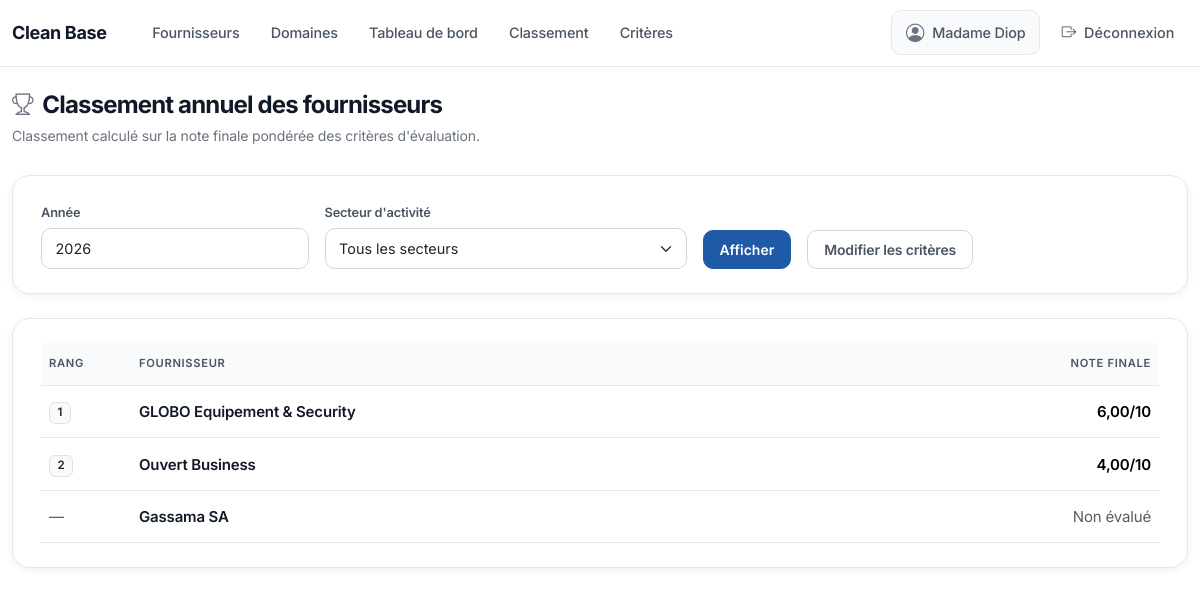
The app's page /evaluations/classement/ (signed in) with its own data.
### fournisseurs/models.py (models this page shows, shortened)
class Fournisseur(models.Model):
    class Statut(models.TextChoices):
        EN_ATTENTE = "en_attente", "En attente"
        VALIDE = "valide", "Validé"
        REFUSE = "refuse", "Refusé"
    raison_sociale = models.CharField(max_length=255, db_index=True)
    domaines = models.ManyToManyField(DomaineActivite, related_name="fournisseurs", blank=True)
    created_by = models.ForeignKey(
        "auth.User",
        null=True,
        blank=True,
        on_delete=models.SET_NULL,
        related_name="fournisseurs_crees",
    )
    contact = models.CharField(max_length=255, blank=True)
    fonction = models.CharField(max_length=255, blank=True)
    telephone = models.CharField(max_length=50, blank=True)
    adresse = models.TextField(blank=True)
    email = models.CharField(max_length=254, blank=True, db_index=True)
    modalites_paiement = models.CharField(max_length=255, blank=True)
    ninea = models.CharField(max_length=100, blank=True)
    rc = models.CharField(max_length=100, blank=True)
    demande_agrement = models.FileField(upload_to="agrements/", blank=True, null=True)
    statut = models.CharField(max_length=20, choices=Statut.choices, default=Statut.EN_ATTENTE, db_index=True)
    date_creation = models.DateTimeField(auto_now_add=True)
    class Meta:
        verbose_name = "Fournisseur"
        verbose_name_plural = "Fournisseurs"
        ordering = ["-date_creation"]
        indexes = [
            models.Index(fields=["raison_sociale"]),
            models.Index(fields=["statut"]),
            models.Index(fields=["email"]),
        ]

### fournisseurs/views.py (the view)
class FournisseurClassementView(LoginRequiredMixin, TemplateView):
    template_name = "fournisseurs/fournisseurs_classement.html"
    def get_context_data(self, **kwargs):
        from datetime import date
        context = super().get_context_data(**kwargs)
        selected_year = self.request.GET.get("annee")
        selected_domaine = (self.request.GET.get("domaine") or "").strip()
        current_year = date.today().year
        try:
            annee = int(selected_year) if selected_year else current_year
        except ValueError:
            annee = current_year
        weighted_expr = ExpressionWrapper(
            F("evaluations_annuelles__lignes__note")
            * F("evaluations_annuelles__lignes__critere__coefficient"),
            output_field=FloatField(),
        )
        coeff_expr = F("evaluations_annuelles__lignes__critere__coefficient")
        fournisseurs_qs = Fournisseur.objects.all()
        if selected_domaine:
            fournisseurs_qs = fournisseurs_qs.filter(domaines__id=selected_domaine)
        classement_qs = (
            fournisseurs_qs
            .annotate(
                total_pondere=Sum(weighted_expr, filter=Q(evaluations_annuelles__annee=annee)),
                total_coeff=Sum(coeff_expr, filter=Q(evaluations_annuelles__annee=annee)),
            )
            .annotate(
                note_finale=Case(
                    When(
                        total_coeff__gt=0,
                        then=ExpressionWrapper(
                            F("total_pondere") / F("total_coeff"), output_field=FloatField()
                        ),
                    ),
                    default=Value(0.0),
                    output_field=FloatField(),
                ),
                has_evaluation=Case(
                    When(total_coeff__gt=0, then=Value(1)),
                    default=Value(0),
                    output_field=IntegerField(),
                ),
            )
            .order_by("-has_evaluation", "-note_finale", "raison_sociale")
            .distinct()
        )
        classement = []
        rank = 0
        for fournisseur in classement_qs:
            if fournisseur.has_evaluation:
                rank += 1
            classement.append({"rang": rank if fournisseur.has_evaluation else "—", "item": fournisseur})
        context["annee"] = annee
        context["domaine_id"] = selected_domaine
        context["domaines"] = DomaineActivite.objects.all().order_by("nom")
        context["classement"] = classement
        context["has_data"] = any(row["item"].has_evaluation for row in classement)
        return context

### fournisseurs/templates/fournisseurs/fournisseurs_classement.html (shortened to what this page needs)
{% extends "base.html" %}
{% block content %}
  <header class="saas-page-header">
    <div>
      <h1 class="saas-page-title">
        <i class="bi bi-trophy"></i>
        <span>Classement annuel des fournisseurs</span>
      </h1>
      <p class="saas-page-sub mb-0">Classement calculé sur la note finale pondérée des critères d'évaluation.</p>
    </div>
  </header>
  <div class="card mb-4">
    <div class="card-body saas-card-body-pad">
      <form method="get" class="row g-3 align-items-end">
        <div class="col-sm-4 col-md-3">
          <label for="id_annee" class="form-label">Année</label>
          <input id="id_annee" type="number" name="annee" min="2000" max="2100" value="{{ annee }}" class="form-control">
        </div>
        <div class="col-sm-8 col-md-4">
          <label for="id_domaine" class="form-label">Secteur d'activité</label>
          <select id="id_domaine" name="domaine" class="form-select">
            <option value="">Tous les secteurs</option>
          </select>
        </div>
        <div class="col-auto">
          <button class="btn btn-primary" type="submit">Afficher</button>
        </div>
        <div class="col-auto">
          <a class="btn btn-outline-secondary" href="{% url 'fournisseurs:criteres_evaluation_manage' %}">Modifier les critères</a>
        </div>
      </form>
    </div>
  </div>
  <div class="card">
    <div class="card-body saas-card-body-pad">
      {% if has_data %}
        <div class="table-responsive">
          <table class="table align-middle">
            <thead>
              <tr>
                <th style="width: 90px;">Rang</th>
                <th>Fournisseur</th>
                <th class="text-end">Note finale</th>
              </tr>
            </thead>
            <tbody>
              {% for row in classement %}
                <tr>
                  <td>
                    {% if row.item.has_evaluation %}
                      <span class="badge bg-light text-dark border">{{ row.rang }}</span>
                    {% else %}
                      <span class="text-muted">—</span>
                    {% endif %}
                  </td>
                  <td>
                    <a href="{% url 'fournisseurs:fournisseur_detail' row.item.pk %}" class="fw-semibold text-decoration-none">
                      {{ row.item.raison_sociale }}
                    </a>
                  </td>
                  <td class="text-end">
                    {% if row.item.has_evaluation %}
                      <span class="fw-semibold">{{ row.item.note_finale|floatformat:2 }}/10</span>
                    {% else %}
                      <span class="text-muted">Non évalué</span>
                    {% endif %}
                  </td>
                </tr>
              {% endfor %}
            </tbody>
          </table>
        </div>
      {% else %}
        <p class="text-muted mb-0">Aucune évaluation trouvée pour {{ annee }} avec ce filtre secteur.</p>
      {% endif %}
    </div>
  </div>
{% endblock %}

### templates/base.html (shortened to what this page needs)
<!doctype html>
{% load static %}
<html lang="fr">
  <head>
    <link
      href="https://cdn.jsdelivr.net/npm/bootstrap@5.3.3/dist/css/bootstrap.min.css"
      rel="stylesheet"
    />
    <link
      rel="stylesheet"
      href="https://cdn.jsdelivr.net/npm/bootstrap-icons@1.11.3/font/bootstrap-icons.min.css"
    />
  </head>
  <body class="saas-body {% block body_class %}{% endblock %}">
    <nav class="navbar navbar-expand-lg navbar-light app-navbar">
      <div class="container">
        <a class="navbar-brand saas-brand" href="{% url 'fournisseurs:dashboard' %}">Clean Base</a>
        <div class="collapse navbar-collapse" id="nav">
          <ul class="navbar-nav me-auto ms-lg-3 gap-lg-1">
            {% if user.is_authenticated %}
              <li class="nav-item">
                <a class="nav-link" href="{% url 'fournisseurs:fournisseurs_list' %}">Fournisseurs</a>
              </li>
              <li class="nav-item">
                <a class="nav-link" href="{% url 'fournisseurs:domaines_list' %}">Domaines</a>
              </li>
              <li class="nav-item">
                <a class="nav-link" href="{% url 'fournisseurs:dashboard' %}">Tableau de bord</a>
              </li>
              <li class="nav-item">
                <a class="nav-link" href="{% url 'fournisseurs:fournisseurs_classement' %}">Classement</a>
              </li>
              <li class="nav-item">
                <a class="nav-link" href="{% url 'fournisseurs:criteres_evaluation_manage' %}">Critères</a>
              </li>
            {% endif %}
          </ul>
          <ul class="navbar-nav align-items-lg-center gap-1">
            {% if user.is_authenticated %}
              <li class="nav-item">
                <span class="nav-link saas-nav-user d-inline-flex align-items-center gap-2">
                  <i class="bi bi-person-circle"></i>
                  <span>{% firstof user.get_full_name user.username %}</span>
                </span>
              </li>
              <li class="nav-item">
                <form method="post" action="{% url 'logout' %}" class="d-inline-flex align-items-center m-0">
                  <button type="submit" class="nav-link bg-transparent border-0 d-inline-flex align-items-center gap-2">
                    <i class="bi bi-box-arrow-right"></i>
                    <span>Déconnexion</span>
                  </button>
                </form>
              </li>
            {% endif %}
          </ul>
        </div>
      </div>
    </nav>
    <main class="container app-shell py-4">
      {% block content %}{% endblock %}
    </main>
  </body>
</html>

### records on screen
Fournisseur: rang "1", item.raison_sociale "GLOBO Equipement & Security", item.note_finale "6,00"
Fournisseur: rang "2", item.raison_sociale "Ouvert Business", item.note_finale "4,00"
Fournisseur: item.raison_sociale "Gassama SA", shows "Non évalué"
